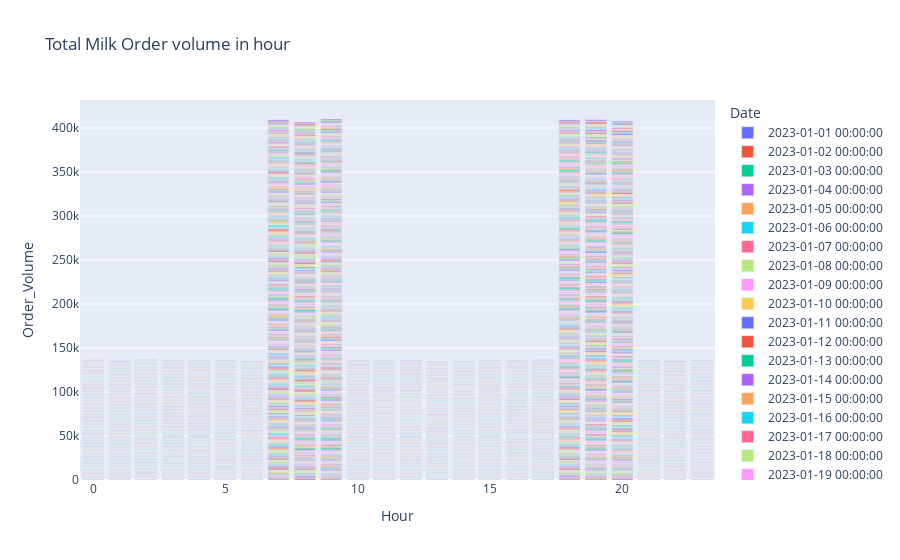

Source (notebook cell):
### Code cell
# Visualizing milk order volume by hour
fig=px.bar(milk_by_hour,x='Hour',y='Order_Volume',color='Date',
           title='Total Milk Order volume in hour', 
           labels={'Hour':'Hour','Order_Volume':'Order_Volume','Date':'Date'})
fig.show()
